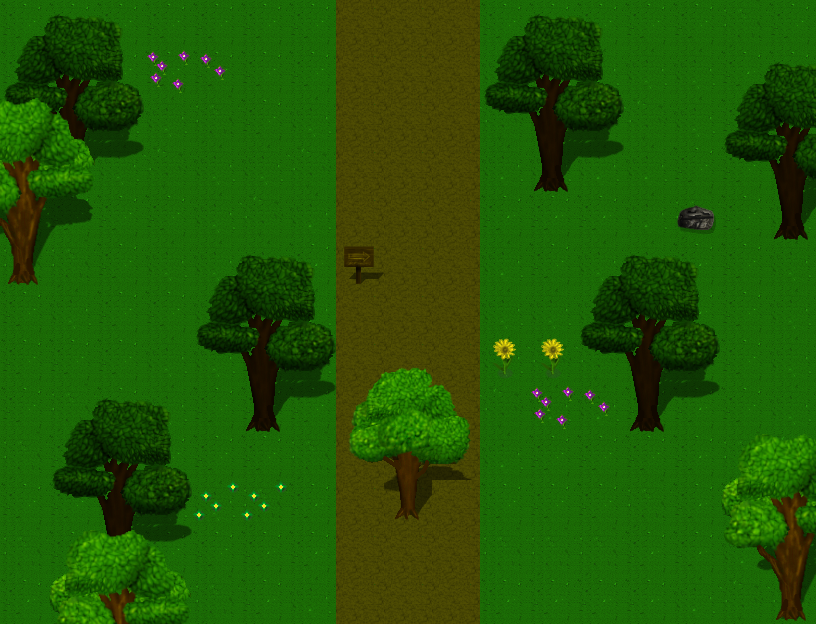

This is a level from a 2D game, rendered from its Tiled map with the project's own tilesets. A one-line summary and the complete map file follow:
An orthogonal 17x13 tile map with 48x48 px tiles, 4 tile layers (Tile Layer 1, obj Layer, above Layer, obj Layer2), 2 tilesets and 6 objects.

<map version="1.9" tiledversion="1.9.0" orientation="orthogonal" renderorder="right-down" width="17" height="13" tilewidth="48" tileheight="48" infinite="0" nextlayerid="6" nextobjectid="9">
 <tileset firstgid="1" source="tileSetA.tsx" />
 <tileset firstgid="129" source="TileSetB.tsx" />
 <layer id="1" name="Tile Layer 1" width="17" height="13">
  <properties>
   <property name="unity:sortingLayerName" value="background" />
  </properties>
  <data encoding="csv">
1,1,1,1,1,1,1,41,33,34,1,1,1,1,1,9,1,
1,1,1,1,1,1,1,41,33,34,2,2,2,2,2,17,1,
9,1,2,2,9,1,2,41,33,34,10,10,10,10,2,17,1,
2,2,2,10,2,2,10,41,33,34,18,18,18,18,1,1,2,
1,1,1,1,2,10,18,41,33,34,17,17,17,18,9,1,2,
9,9,1,2,2,18,17,41,33,34,18,1,2,2,17,1,2,
1,2,1,1,2,17,18,41,33,34,2,2,2,10,17,1,2,
1,1,1,2,2,17,18,41,33,34,2,10,10,18,17,1,2,
1,9,1,2,1,1,1,41,33,34,10,18,18,1,17,1,2,
9,1,1,1,1,1,9,41,33,34,18,1,1,1,17,9,10,
1,1,2,2,2,9,17,41,33,34,1,1,1,9,17,17,18,
9,1,1,1,1,17,17,41,33,34,9,9,9,17,17,18,2,
17,9,9,9,9,17,18,41,33,34,17,17,17,17,18,10,10
</data>
 </layer>
 <layer id="2" name="obj Layer" width="17" height="13">
  <properties>
   <property name="unity:sortingLayerName" value="object" />
  </properties>
  <data encoding="csv">
129,130,131,0,0,0,0,0,0,0,129,130,131,0,0,0,0,
145,146,147,231,232,0,0,0,0,0,145,146,147,0,0,129,130,
161,162,163,0,0,0,0,0,0,0,161,162,163,0,0,145,146,
177,178,179,0,0,0,0,0,0,0,177,178,179,0,0,161,162,
0,0,0,0,0,0,0,0,0,0,0,0,0,0,327,177,178,
0,0,0,0,129,130,131,153,0,0,0,0,129,130,131,0,0,
0,0,0,0,145,146,147,0,0,0,0,0,145,146,147,0,0,
0,0,0,0,161,162,163,0,0,0,216,216,161,162,163,0,0,
0,129,130,131,177,178,179,0,0,0,0,231,232,178,179,0,0,
0,145,146,147,0,0,0,0,0,0,0,0,0,0,0,0,0,
0,161,162,163,248,248,0,0,309,0,0,0,0,0,0,0,0,
0,177,178,179,0,0,0,0,0,0,0,0,0,0,0,0,0,
0,0,0,0,0,0,0,0,0,0,0,0,0,0,0,0,0
</data>
 </layer>
 <layer id="5" name="above Layer" width="17" height="13">
  <properties>
   <property name="unity:sortingLayerName" value="above object" />
  </properties>
  <data encoding="csv">
0,0,0,0,0,0,0,0,0,0,0,0,0,0,0,0,0,
0,0,0,0,0,0,0,0,0,0,0,0,0,0,0,0,0,
0,0,0,0,0,0,0,0,0,0,0,0,0,0,0,0,0,
0,0,0,0,0,0,0,0,0,0,0,0,0,0,0,0,0,
0,0,0,0,0,0,0,0,0,0,0,0,0,0,0,0,0,
0,0,0,0,0,0,0,0,0,0,0,0,0,0,0,0,0,
0,0,0,0,0,0,0,0,0,0,0,0,0,0,0,0,0,
0,0,0,0,0,0,0,260,261,262,0,0,0,0,0,0,0,
0,0,0,0,0,0,0,276,277,278,0,0,0,0,0,0,0,
0,0,0,0,0,0,0,292,293,294,0,0,0,0,0,0,0,
0,0,0,0,0,0,0,0,0,0,0,0,0,0,0,0,0,
0,0,0,0,0,0,0,0,0,0,0,0,0,0,0,0,0,
0,0,0,0,0,0,0,0,0,0,0,0,0,0,0,0,0
</data>
 </layer>
 <objectgroup id="4" name="Object Layer 1">
  <properties>
   <property name="unity:layer" value="Nopassing" />
  </properties>
  <object id="1" x="290.667" y="-52" width="230.667" height="50.6667" />
  <object id="2" x="280" y="2.66667" width="54.6667" height="669.333" />
  <object id="5" x="337.333" y="625.333" width="145.333" height="46.6667" />
  <object id="6" x="480" y="-1.33333" width="46.6667" height="673.333" />
  <object id="7" x="336" y="240" width="45.3333" height="45.3333">
   <properties>
    <property name="unity:layer" value="NoPassing" />
   </properties>
  </object>
  <object id="8" x="388" y="481.333" width="42.6667" height="48" />
 </objectgroup>
 <layer id="3" name="obj Layer2" width="17" height="13">
  <properties>
   <property name="unity:sortingLayerName" value="object" />
  </properties>
  <data encoding="csv">
0,0,0,0,0,0,0,0,0,0,0,0,0,0,0,0,0,
0,0,0,0,0,0,0,0,0,0,0,0,0,0,0,0,0,
322,323,0,0,0,0,0,0,0,0,0,0,0,0,0,0,0,
338,339,0,0,0,0,0,0,0,0,0,0,0,0,0,0,0,
354,355,0,0,0,0,0,0,0,0,0,0,0,0,0,0,0,
370,371,0,0,0,0,0,0,0,0,0,0,0,0,0,0,0,
0,0,0,0,0,0,0,0,0,0,0,0,0,0,0,0,0,
0,0,0,0,0,0,0,0,0,0,0,0,0,0,0,0,0,
0,0,0,0,0,0,0,0,0,0,0,0,0,0,0,0,0,
0,0,0,0,0,0,0,0,0,0,0,0,0,0,0,321,322,
0,0,0,0,0,0,0,0,0,0,0,0,0,0,0,337,338,
0,321,322,323,0,0,0,0,0,0,0,0,0,0,0,353,354,
0,337,338,339,0,0,0,0,0,0,0,0,0,0,0,369,370
</data>
 </layer>
</map>
